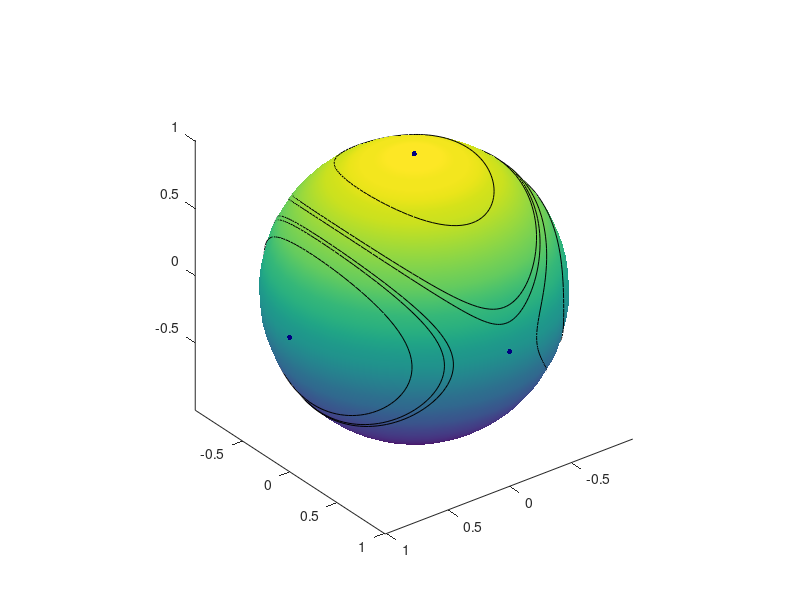

MATLAB code for this plot:
function tumbler
   % Angular momentum of tumbling box.
   % Strang, Differential Equations and Linear Algebra, pp. 176-178.
   % Alar Toomre, MIT

   function ydot = momemtum(t,y,y0)
      ydot = [ y(2)*y(3)
            -2*y(1)*y(3)
               y(1)*y(2)];
   end

   function [val,isterm,dir] = gstop(t,y,y0)
      % Event function for periodicity
      % See C. Moler, Numerical Computing with MATLAB, Section 7.2.
      d = y - y0;
      v = momemtum(t,y);
      val = d'*v;
      isterm = 1;
      dir = 1;
   end

   opt = odeset('RelTol',1.e-6,'events',@gstop);
   cla
   [X,Y,Z] = sphere(36);
   h = surface(X,Y,Z);
   view(3)
   shading interp
   axis equal
   axis vis3d
   % axis off
   set(gca,'xdir','rev','ydir','rev')
   dkblue = [0 0 .5];
   line(0,0,1.01,'marker','.','color',dkblue,'markersize',12)
   line(0,1.01,0,'marker','.','color',dkblue,'markersize',12)
   line(1.01,0,0,'marker','.','color',dkblue,'markersize',12)
   
   for k = 1:10
      y0 = randn(3,1);
      y0 = y0/norm(y0);
      [t,y] = ode45(@momemtum,[0,100],y0,opt,y0);
      line(y(:,1),y(:,2),y(:,3),'color','k')
   end
end



